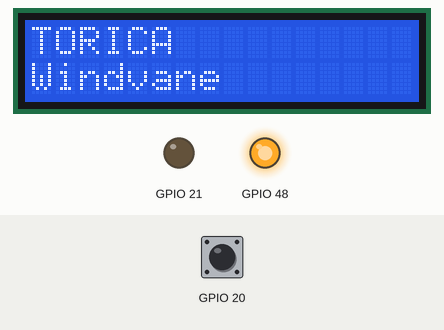
Recording of a sketch running on a simulated ESP32-S3. Parts: 16×2 character LCD, output pins drawn as LEDs (lit = HIGH). The test bench sets the inputs (shaded band); at power-on: GPIO 20 HIGH. WiFi joins after 1.5 s; servers stay silent unless stated; what the sketch prints to the serial monitor is not drawn.

Above: at 0.1 s.
At 6.9 s:
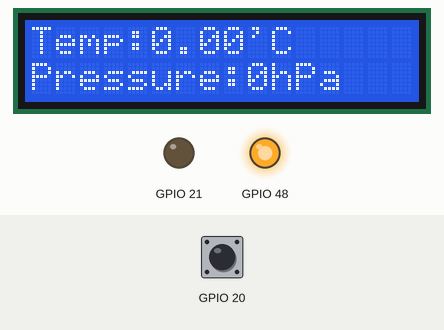

The sketch:

display-device-cpp.ino
```cpp
//表示デバイスソフト

#include <Arduino.h>

#include <LiquidCrystal_I2C.h> // https://github.com/johnrickman/LiquidCrystal_I2C
LiquidCrystal_I2C lcd(0x27, 16, 2);

#include "customStepper.h"
customStepper displayStepper;

#include "windvaneClient.h"
windvaneClient picoClient;

void setup() {
  pinMode(LED_BUILTIN, OUTPUT);
  Serial.begin(115200);
  Serial.println("Serial began...");

  //setup LCD
  //Wire.setSDA(14);
  //Wire.setSCL(15);
  lcd.init(); // Wire.begin()が含まれる
  //Wire.setClock(100000);
  lcd.backlight();
  lcd.setCursor(0, 0);
  lcd.print("TORICA");
  lcd.setCursor(0, 1);
  lcd.print("Windvane");

  //Setup stepper
  displayStepper.setupStepper();
  displayStepper.zeroAdjustment();

  //setup windvaneClient
  picoClient.setupClient();
}

void loop() {
  picoClient.getData();

  if (picoClient.incrementAngle != 0) {
    int STEP = (int)(-256.0 * (float)picoClient.incrementAngle / 45.0);
    stepper.step(STEP);
    displayStepper.stopStepper();
  }

  lcd.setCursor(0, 0);
  lcd.print("Temp:");
  lcd.print(picoClient.temp);
  lcd.print("'C");

  lcd.setCursor(0, 1);
  lcd.print("Pressure:");
  lcd.print(picoClient.pressure);
  lcd.print("hPa");

  Serial.print("Temp: ");
  Serial.println(picoClient.temp);

  Serial.print("Pressure: ");
  Serial.println(picoClient.pressure);

  delay(500);
}
```

customStepper.cpp
```cpp
//Stepperに関するメンバ関数の定義

#include <Arduino.h>
#include "customStepper.h"

// ステッピングモータ制御用インスタンスの生成（SMTR_IN2 とSMTR_IN3を入れ替え）
Stepper stepper(STEPS, SMTR_IN1, SMTR_IN3, SMTR_IN2, SMTR_IN4);

customStepper::customStepper () {}

void customStepper::setupStepper () {
  pinMode(20, INPUT);//フォトトランジスタからの電流検出用
  pinMode(21, OUTPUT);//赤外線LEDの制御用
  stepper.setSpeed(10);
}

void customStepper::stopStepper () {
  digitalWrite(SMTR_IN1, LOW);
  digitalWrite(SMTR_IN3, LOW);
  digitalWrite(SMTR_IN2, LOW);
  digitalWrite(SMTR_IN4, LOW);
}

void customStepper::zeroAdjustment () {
  digitalWrite(21, HIGH);
  while (digitalRead(20) == 0) {
    stepper.step(1);
    Serial.print("zero adjustment... : ");
    Serial.println(digitalRead(20));//GNDにバイパスする抵抗：10kΩ
  }
  stopStepper();
  digitalWrite(21, LOW);
  Serial.println("Stepper ready");
  digitalWrite(LED_BUILTIN, HIGH);
}
```

customStepper.h
```cpp
//Stepperに関するクラスの定義

#ifndef CUSTOMSTEPPER_H
#define CUSTOMSTEPPER_H

#include <Arduino.h>
#include <Stepper.h>

// Stepping Motor GPIO
#define SMTR_IN1  10
#define SMTR_IN2  11
#define SMTR_IN3  12
#define SMTR_IN4  13

// Stepper Value
#define STEPS 2048

// externで別ファイルでの定義を利用できるようになります
// customStepper.cppで定義されています
extern Stepper stepper;

class customStepper {
  public:
    customStepper();
    void setupStepper();
    void stopStepper();
    void zeroAdjustment();
};

#endif // CUSTOMSTEPPER_H
```

windvaneClient.cpp
```cpp
//HTTPClientに関するメンバ関数の定義

#include <Arduino.h>
#include "windvaneClient.h"

const char *ssid = STASSID;
const char *pass = STAPSK;

WiFiMulti WiFiMulti;

windvaneClient::windvaneClient () {}

void windvaneClient::setupClient () {
  delay(5000);
  WiFiMulti.addAP(ssid/*, pass*/);
  Serial.println("HTTP ready");
}

void windvaneClient::getData () {
  // WiFiの接続待ち
  if ((WiFiMulti.run() == WL_CONNECTED)) {
    digitalWrite(LED_BUILTIN,HIGH);
    HTTPClient http;
    if (http.begin("http://172.217.28.1/get/data")) {  // HTTP
      // 接続を開始
      // HTTPヘッダーの送信
      httpCode = 0;
      httpCode = http.GET();
      // 応答がなかった場合（httpCode == 0）エラーになる
      if (httpCode > 0) {
        // サーバーからのレスポンスを受け取った後の制御
        // サーバーでファイルを検出
        if (httpCode == HTTP_CODE_OK || httpCode == HTTP_CODE_MOVED_PERMANENTLY) {
          httpStr = http.getString();
          Serial.println(httpStr);

          // Stringをカンマ区切りで分割
          dataNum = 0;
          splitFrom = 0;
          while (1) {
            splitTo = httpStr.indexOf(',', splitFrom);
            if (splitTo == -1) {
              subStr = httpStr.substring(splitFrom);
              data[dataNum] = subStr.toFloat();
              break;
            }
            subStr = httpStr.substring(splitFrom, splitTo);
            data[dataNum] = subStr.toFloat();
            splitFrom = splitTo + 1;
            dataNum++;
          }

          //assign temp and pressure
          temp = data[1];
          pressure = (int)data[2];
          Serial.print("temp: ");
          Serial.println(temp);
          Serial.print("pressure: ");
          Serial.println(pressure);

          //assign angle and calc it
          absoluteAngle = (int)data[0];//absoluteにint型の絶対角度を入れる
          incrementAngle = absoluteAngle - preAbsoluteAngle;//前回の絶対角度(pAbsolute)を引いた値を相対角度にする
          if (incrementAngle > 180 && incrementAngle <= 360) {
            incrementAngle -= 360;//180°より大きい値は逆にする
          }
          else if (incrementAngle < -180 && incrementAngle >= -360) {
            incrementAngle += 360;//-180°より小さい値は逆にする
          }
          else if (incrementAngle > 360 || incrementAngle < -360) {
            incrementAngle = 0;
          }
          preAbsoluteAngle = absoluteAngle;//次回使うために値を代入

          Serial.print(absoluteAngle);
          Serial.print(" : ");
          Serial.println(incrementAngle);

          digitalWrite(LED_BUILTIN,LOW);
        }
      }
      else {
        Serial.printf("[HTTP] GET... failed, error: %s\n", http.errorToString(httpCode).c_str());
      }

      http.end();
    } else {
      Serial.printf("[HTTP] Unable to connect\n");
    }
  }
}
```

windvaneClient.h
```cpp
//HTTPClientに関するクラスの定義

#ifndef WINDVANECLIENT_H
#define WINDVANECLIENT_H

#include <Arduino.h>
#include <WiFi.h>
#include <HTTPClient.h>

#define STASSID "TORICA Windvane"
#define STAPSK "12345678"

class windvaneClient {
  public:
    windvaneClient();
    void setupClient();
    void getData();
    int incrementAngle, pressure;
    float temp;

  private:
    int httpCode, dataNum, splitFrom, splitTo, preAbsoluteAngle, absoluteAngle;
    float data[5];
    String subStr, httpStr;
};

#endif // WINDVANECLIENT_H
```
